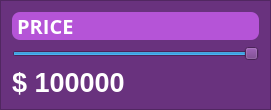
                     <widget class="QFrame" name="price_frame">
                      <property name="minimumSize">
                       <size>
                        <width>271</width>
                        <height>109</height>
                       </size>
                      </property>
                      <property name="maximumSize">
                       <size>
                        <width>16777215</width>
                        <height>300</height>
                       </size>
                      </property>
                      <property name="styleSheet">
                       <string notr="true">QFrame {
	background-color: rgb(105, 50, 126);
}</string>
                      </property>
                      <property name="frameShape">
                       <enum>QFrame::StyledPanel</enum>
                      </property>
                      <property name="frameShadow">
                       <enum>QFrame::Raised</enum>
                      </property>
                      <layout class="QVBoxLayout" name="verticalLayout_9">
                       <item alignment="Qt::AlignTop">
                        <widget class="QLabel" name="price_bar">
                         <property name="styleSheet">
                          <string notr="true">QLabel {
	background-color: #B554D7;
	border-radius: 8px; 
	font-size: 20px;
	font-weight: bold;
	font-family: Open Sans; 
	color:white
} </string>
                         </property>
                         <property name="text">
                          <string> PRICE</string>
                         </property>
                        </widget>
                       </item>
                       <item>
                        <widget class="QSlider" name="slider_price">
                         <property name="cursor">
                          <cursorShape>PointingHandCursor</cursorShape>
                         </property>
                         <property name="styleSheet">
                          <string notr="true">background-color: rgb(105, 50, 126);</string>
                         </property>
                         <property name="maximum">
                          <number>100000</number>
                         </property>
                         <property name="pageStep">
                          <number>1</number>
                         </property>
                         <property name="sliderPosition">
                          <number>100000</number>
                         </property>
                         <property name="orientation">
                          <enum>Qt::Horizontal</enum>
                         </property>
                         <property name="tickPosition">
                          <enum>QSlider::NoTicks</enum>
                         </property>
                         <property name="tickInterval">
                          <number>1</number>
                         </property>
                        </widget>
                       </item>
                       <item>
                        <widget class="QLabel" name="price_label">
                         <property name="styleSheet">
                          <string notr="true">QLabel {
	color:white;
	font-size:20pt;
	font-weight:bold;
}</string>
                         </property>
                         <property name="text">
                          <string>$ 100000</string>
                         </property>
                        </widget>
                       </item>
                      </layout>
                     </widget>
